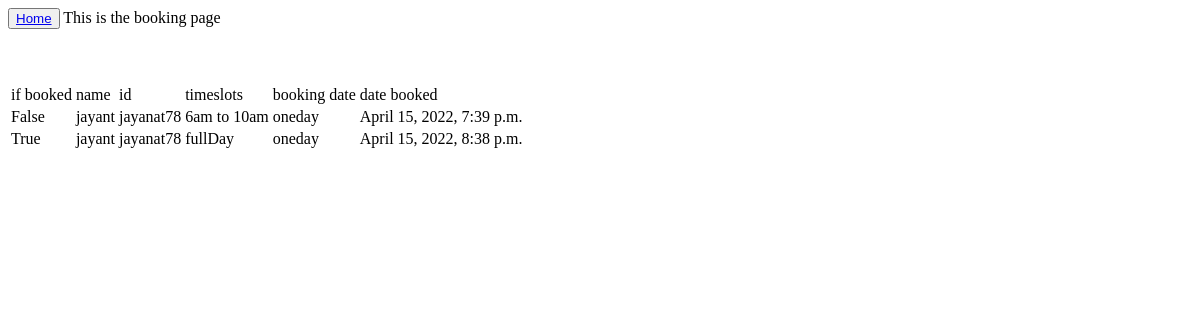
The app's page /booking/3, older data.
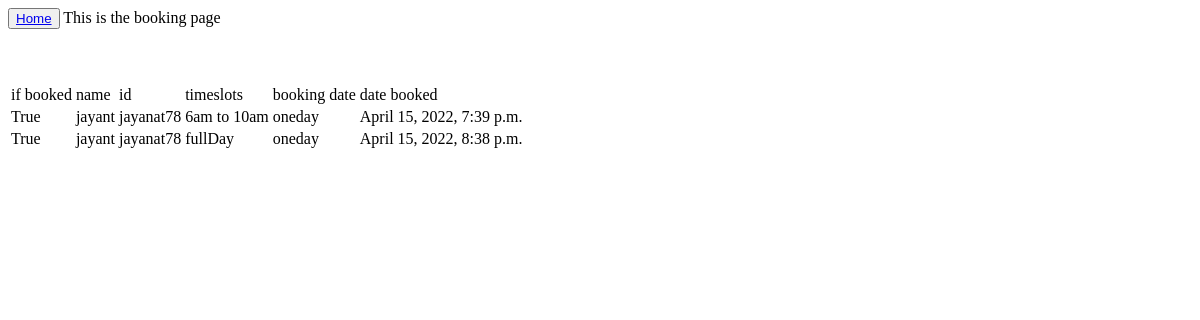
The same page, newer data.
### customer/models.py (models this page shows, shortened)
class booking(models.Model):
    room=models.ForeignKey(room,null=True,on_delete=models.SET_NULL)
    Customers=models.ForeignKey(Customers,null=True,on_delete=models.SET_NULL)
    dateBooked=models.DateTimeField(auto_now_add=true,null=true)
    rules=models.ForeignKey(rules,null=True,on_delete=models.SET_NULL)
    DAYSLOT=(
        ('fullDay','fullday'),
        ('6am to 10am','6am to 10am'),
        ('10am to 3pm','10am to 3pm'),
        ('3pm to 10pm','3pm to 10pm'),
        ('10pm to 6am','10pm to 6am')
    )
    timeslots=models.CharField(max_length=200,choices=DAYSLOT)

class room(models.Model):
    isBooked=models.BooleanField(default=false)
    Customers=models.ForeignKey(Customers,null=True,on_delete=models.SET_NULL)

class Customers(models.Model):
    name=models.CharField(max_length=200,null=true)
    userId=models.CharField(max_length=200,null=true)
    password=models.CharField(max_length=50,null=true)
    email=models.EmailField(null=true)

class rules(models.Model):
    EARLYBOOK = (
        ('oneday','oneday'),
        ('twoday','twoday'),
        ('threeday','threeday'),
        ('fourDay','fourday'),
        ('fiveDay','fiveday'),
    )
    DAYSLOT=(
        ('fullDay','fullday'),
        ('6am to 10am','6am to 10am'),
        ('10am to 3pm','10am to 3pm'),
        ('3pm to 10pm','3pm to 10pm'),
        ('10pm to 6am','10pm to 6am')
    )
    totalRooms=models.IntegerField()
    timeslots=models.CharField(max_length=200,choices=DAYSLOT)
    advanceBooking=models.CharField(max_length=200,choices=EARLYBOOK)

### customer/views.py (the view)
# urls.py: path('booking/<str:custId>',views.bookingCust,name='bookingCusts'),
def bookingCust(request, custId):
    bookings = booking.objects.all()
    customer = Customers.objects.get(id=custId)
    roomBook = customer.booking_set.all()
    params = {
        'booking': bookings, 'roomBook': roomBook
    }
    return render(request, 'bookingCust.html', params)

### templates/bookingCust.html (shortened to what this page needs)
{% extends 'base.html' %} {% block content %} This is the booking page
<br />
<br />
<br />
<br />
<table>
  <tr>
    <td>if booked</td>
    <td>name</td>
    <td>id</td>
    <td>timeslots</td>
    <td>booking date</td>
    <td>date booked</td>
  </tr>
  {% for i in roomBook%}
  <tr>
    <td>{{ i.room.isBooked }}</td>
    <td>{{ i.Customers.name }}</td>
    <td>{{ i.Customers.userId }}</td>
    <td>{{ i.timeslots }}</td>
    <td>{{ i.rules.advanceBooking }}</td>
    <td>{{ i.dateBooked }}</td>
  </tr>
  {% comment %} {% endif %} {% endcomment %} {% endfor %}
</table>
{% endblock content %}

Row changes from the older to the newer data that the page shows:
changed through a linked row, booking "6am to 10am": room.isBooked "False" → "True"
